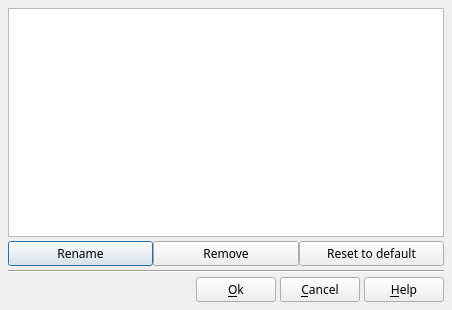
<?xml version="1.0" encoding="UTF-8"?>
<ui version="4.0">
 <class>DlgManageStyle</class>
 <widget class="QDialog" name="DlgManageStyle">
  <property name="geometry">
   <rect>
    <x>0</x>
    <y>0</y>
    <width>452</width>
    <height>310</height>
   </rect>
  </property>
  <property name="font">
   <font>
    <family>Sans Serif</family>
    <pointsize>9</pointsize>
   </font>
  </property>
  <property name="windowTitle">
   <string comment="Dialog title">Manage style</string>
  </property>
  <layout class="QVBoxLayout" name="verticalLayout">
   <property name="spacing">
    <number>4</number>
   </property>
   <property name="margin">
    <number>8</number>
   </property>
   <item>
    <widget class="QListWidget" name="ListStyle">
     <property name="font">
      <font>
       <pointsize>9</pointsize>
      </font>
     </property>
     <property name="editTriggers">
      <set>QAbstractItemView::NoEditTriggers</set>
     </property>
     <property name="showDropIndicator" stdset="0">
      <bool>false</bool>
     </property>
     <property name="dragDropOverwriteMode">
      <bool>false</bool>
     </property>
     <property name="selectionMode">
      <enum>QAbstractItemView::SingleSelection</enum>
     </property>
     <property name="selectionBehavior">
      <enum>QAbstractItemView::SelectRows</enum>
     </property>
     <property name="verticalScrollMode">
      <enum>QAbstractItemView::ScrollPerItem</enum>
     </property>
     <property name="horizontalScrollMode">
      <enum>QAbstractItemView::ScrollPerPixel</enum>
     </property>
    </widget>
   </item>
   <item>
    <layout class="QHBoxLayout" name="horizontalLayout_3">
     <property name="spacing">
      <number>0</number>
     </property>
     <property name="margin">
      <number>0</number>
     </property>
     <item>
      <widget class="QPushButton" name="DBRenameBT">
       <property name="toolTip">
        <string>Rename style</string>
       </property>
       <property name="text">
        <string>Rename</string>
       </property>
       <property name="icon">
        <iconset resource="../../../RSCffDiaporama.qrc">
         <normaloff>:/img/db_add.png</normaloff>:/img/db_add.png</iconset>
       </property>
      </widget>
     </item>
     <item>
      <widget class="QPushButton" name="DBRemoveBT">
       <property name="toolTip">
        <string>Remove style</string>
       </property>
       <property name="text">
        <string>Remove</string>
       </property>
       <property name="icon">
        <iconset resource="../../../RSCffDiaporama.qrc">
         <normaloff>:/img/db_remove.png</normaloff>:/img/db_remove.png</iconset>
       </property>
      </widget>
     </item>
     <item>
      <widget class="QPushButton" name="DBResetBT">
       <property name="toolTip">
        <string>Cancel the modifications that you made on a standard style</string>
       </property>
       <property name="text">
        <string>Reset to default</string>
       </property>
       <property name="icon">
        <iconset resource="../../../RSCffDiaporama.qrc">
         <normaloff>:/img/db_status.png</normaloff>:/img/db_status.png</iconset>
       </property>
      </widget>
     </item>
    </layout>
   </item>
   <item>
    <widget class="Line" name="line">
     <property name="orientation">
      <enum>Qt::Horizontal</enum>
     </property>
    </widget>
   </item>
   <item>
    <layout class="QHBoxLayout" name="horizontalLayout_2">
     <property name="spacing">
      <number>4</number>
     </property>
     <item>
      <spacer name="horizontalSpacer">
       <property name="orientation">
        <enum>Qt::Horizontal</enum>
       </property>
       <property name="sizeHint" stdset="0">
        <size>
         <width>40</width>
         <height>20</height>
        </size>
       </property>
      </spacer>
     </item>
     <item>
      <widget class="QPushButton" name="OKBT">
       <property name="toolTip">
        <string>Accept modification and exit dialog box</string>
       </property>
       <property name="text">
        <string>&amp;Ok</string>
       </property>
       <property name="icon">
        <iconset resource="../../../RSCffDiaporama.qrc">
         <normaloff>:/img/action_ok.png</normaloff>:/img/action_ok.png</iconset>
       </property>
      </widget>
     </item>
     <item>
      <widget class="QPushButton" name="CancelBt">
       <property name="toolTip">
        <string>Cancel modification and exit dialog box</string>
       </property>
       <property name="text">
        <string>&amp;Cancel</string>
       </property>
       <property name="icon">
        <iconset resource="../../../RSCffDiaporama.qrc">
         <normaloff>:/img/action_cancel.png</normaloff>:/img/action_cancel.png</iconset>
       </property>
      </widget>
     </item>
     <item>
      <widget class="QPushButton" name="HelpBT">
       <property name="toolTip">
        <string>Open help page describing this dialog box</string>
       </property>
       <property name="text">
        <string>&amp;Help</string>
       </property>
       <property name="icon">
        <iconset resource="../../../RSCffDiaporama.qrc">
         <normaloff>:/img/help.png</normaloff>:/img/help.png</iconset>
       </property>
       <property name="shortcut">
        <string>F1</string>
       </property>
      </widget>
     </item>
    </layout>
   </item>
  </layout>
 </widget>
 <resources>
  <include location="../../../RSCffDiaporama.qrc"/>
 </resources>
 <connections/>
</ui>
